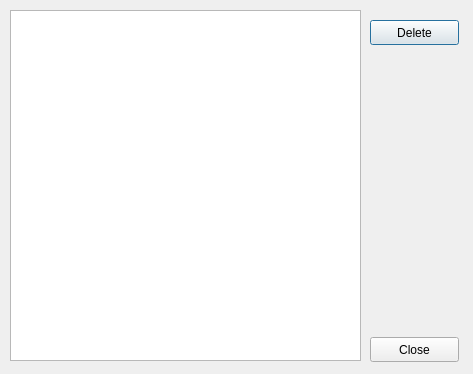
<?xml version="1.0" encoding="UTF-8"?>
<ui version="4.0">
 <class>ManageTemplDiag</class>
 <widget class="QDialog" name="ManageTemplDiag">
  <property name="geometry">
   <rect>
    <x>0</x>
    <y>0</y>
    <width>473</width>
    <height>374</height>
   </rect>
  </property>
  <property name="windowTitle">
   <string>Dialog</string>
  </property>
  <widget class="QPushButton" name="deleteBtn">
   <property name="geometry">
    <rect>
     <x>370</x>
     <y>20</y>
     <width>89</width>
     <height>25</height>
    </rect>
   </property>
   <property name="text">
    <string>Delete</string>
   </property>
  </widget>
  <widget class="QPushButton" name="closeBtn">
   <property name="geometry">
    <rect>
     <x>370</x>
     <y>337</y>
     <width>89</width>
     <height>25</height>
    </rect>
   </property>
   <property name="text">
    <string>Close</string>
   </property>
  </widget>
  <widget class="QTableWidget" name="listView">
   <property name="geometry">
    <rect>
     <x>10</x>
     <y>10</y>
     <width>351</width>
     <height>351</height>
    </rect>
   </property>
  </widget>
 </widget>
 <resources/>
 <connections/>
</ui>
